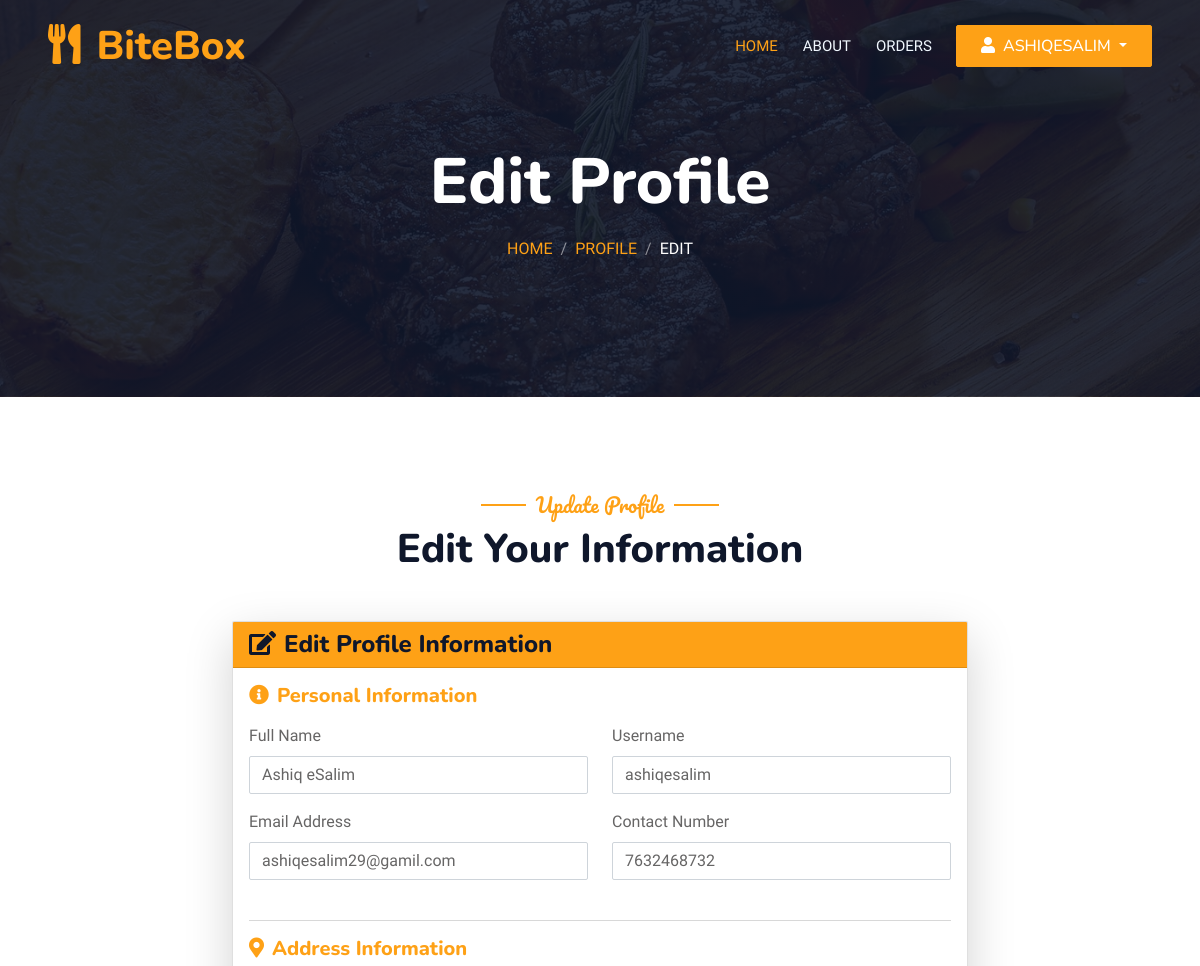
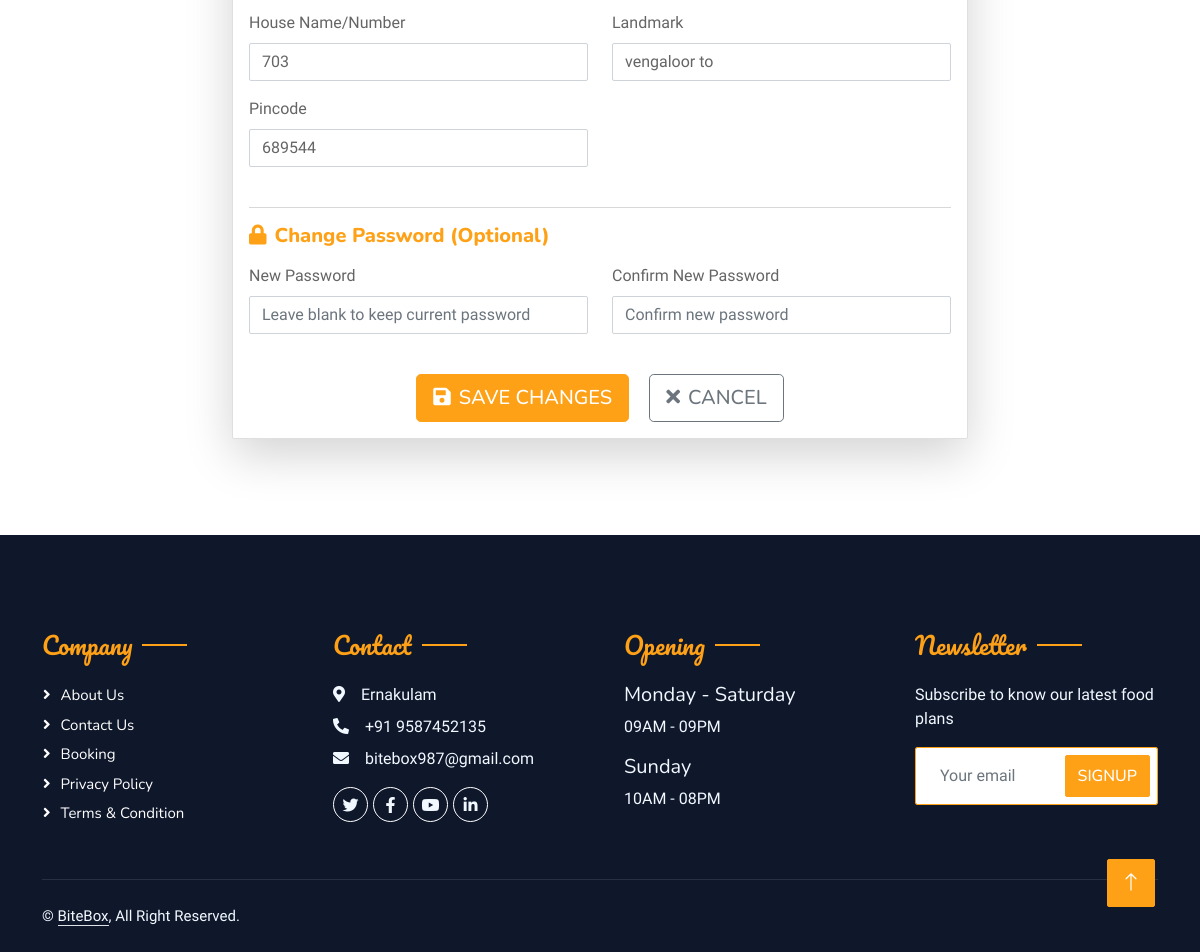
The page /customer/edit_profile.php (signed in) on the database its author committed (2 pictures, top to bottom).
### tables this page shows
CREATE TABLE IF NOT EXISTS `tbl_customer` (
  `customerid` int NOT NULL AUTO_INCREMENT,
  `customername` varchar(30) NOT NULL,
  `locationid` int NOT NULL,
  `contactno` bigint NOT NULL,
  `email` varchar(25) NOT NULL,
  `username` varchar(15) NOT NULL,
  `password` varchar(10) NOT NULL,
  `housename` varchar(15) NOT NULL,
  `pincode` varchar(10) NOT NULL,
  `landmark` varchar(12) NOT NULL,
  PRIMARY KEY (`customerid`)
);

### dboperation.php (called while the page is built, shortened)
<?php
class dboperation
{
    public $con,$res;
    function __construct()
    {
        $this->con=mysqli_connect("localhost","root","","db_bitebox");
    }
    public function executequery($sql)
    {
        $this->res=mysqli_query($this->con,$sql);
        return $this->res;
    }
}
?>

### customer/edit_profile.php (the view, shortened to what this page needs)
<?php
include 'header.php';
include_once("../dboperation.php");
$obj = new dboperation();
$customerid = $_SESSION["customerid"];
$sqlquery = "SELECT * FROM tbl_customer WHERE customerid = '$customerid'";
$result = $obj->executequery($sqlquery);
$customer = mysqli_fetch_array($result);
?>
            <div class="container-xxl py-5 bg-dark hero-header mb-5">
                <div class="container text-center my-5 pt-5 pb-4">
                    <h1 class="display-3 text-white mb-3 animated slideInDown">Edit Profile</h1>
                    <nav aria-label="breadcrumb">
                        <ol class="breadcrumb justify-content-center text-uppercase">
                            <li class="breadcrumb-item"><a href="index.php">Home</a></li>
                            <li class="breadcrumb-item"><a href="profile.php">Profile</a></li>
                            <li class="breadcrumb-item text-white active" aria-current="page">Edit</li>
                        </ol>
                    </nav>
                </div>
            </div>
        </div>
        <div class="container-xxl py-5">
            <div class="container">
                <div class="text-center wow fadeInUp" data-wow-delay="0.1s">
                    <h5 class="section-title ff-secondary text-center text-primary fw-normal">Update Profile</h5>
                    <h1 class="mb-5">Edit Your Information</h1>
                </div>
                <div class="row justify-content-center">
                    <div class="col-lg-8">
                        <div class="card shadow-lg">
                            <div class="card-header bg-primary text-white">
                                <h4 class="mb-0">
                                    <i class="fa fa-edit me-2"></i>Edit Profile Information
                                </h4>
                            </div>
                            <div class="card-body">
                                <form action="edit_profile_action.php" method="POST">
                                    <div class="row mb-4">
                                        <div class="col-12">
                                            <h5 class="text-primary mb-3">
                                                <i class="fa fa-info-circle me-2"></i>Personal Information
                                            </h5>
                                        </div>
                                        <div class="col-md-6 mb-3">
                                            <label for="customername" class="form-label">Full Name</label>
                                            <input type="text" class="form-control" id="customername" name="customername"
                                                   value="<?php echo $customer['customername']; ?>" required>
                                        </div>
                                        <div class="col-md-6 mb-3">
                                            <label for="username" class="form-label">Username</label>
                                            <input type="text" class="form-control" id="username" name="username"
                                                   value="<?php echo $customer['username']; ?>" required>
                                        </div>
                                        <div class="col-md-6 mb-3">
                                            <label for="email" class="form-label">Email Address</label>
                                            <input type="email" class="form-control" id="email" name="email"
                                                   value="<?php echo $customer['email']; ?>" required>
                                        </div>
                                        <div class="col-md-6 mb-3">
                                            <label for="contactno" class="form-label">Contact Number</label>
                                            <input type="tel" class="form-control" id="contactno" name="contactno"
                                                   value="<?php echo $customer['contactno']; ?>" required>
                                        </div>
                                    </div>
                                    <hr>
                                    <div class="row mb-4">
                                        <div class="col-12">
                                            <h5 class="text-primary mb-3">
                                                <i class="fa fa-map-marker-alt me-2"></i>Address Information
                                            </h5>
                                        </div>
                                        <div class="col-md-6 mb-3">
                                            <label for="housename" class="form-label">House Name/Number</label>
                                            <input type="text" class="form-control" id="housename" name="housename"
                                                   value="<?php echo $customer['housename']; ?>" required>
                                        </div>
                                        <div class="col-md-6 mb-3">
                                            <label for="landmark" class="form-label">Landmark</label>
                                            <input type="text" class="form-control" id="landmark" name="landmark"
                                                   value="<?php echo $customer['landmark']; ?>" required>
                                        </div>
                                        <div class="col-md-6 mb-3">
                                            <label for="pincode" class="form-label">Pincode</label>
                                            <input type="text" class="form-control" id="pincode" name="pincode"
                                                   value="<?php echo $customer['pincode']; ?>" required>
                                        </div>
                                    </div>
                                    <hr>
                                    <div class="row mb-4">
                                        <div class="col-12">
                                            <h5 class="text-primary mb-3">
                                                <i class="fa fa-lock me-2"></i>Change Password (Optional)
                                            </h5>
                                        </div>
                                        <div class="col-md-6 mb-3">
                                            <label for="password" class="form-label">New Password</label>
                                            <input type="password" class="form-control" id="password" name="password"
                                                   placeholder="Leave blank to keep current password">
                                        </div>
                                        <div class="col-md-6 mb-3">
                                            <label for="confirm_password" class="form-label">Confirm New Password</label>
                                            <input type="password" class="form-control" id="confirm_password" name="confirm_password"
                                                   placeholder="Confirm new password">
                                        </div>
                                    </div>
                                    <div class="row">
                                        <div class="col-12 text-center">
                                            <button type="submit" class="btn btn-primary btn-lg me-3">
                                                <i class="fa fa-save me-2"></i>Save Changes
                                            </button>
                                            <a href="profile.php" class="btn btn-outline-secondary btn-lg">
                                                <i class="fa fa-times me-2"></i>Cancel
                                            </a>
                                        </div>
                                    </div>
                                </form>
                            </div>
                        </div>
                    </div>
                </div>
            </div>
        </div>
<?php include 'footer.php'; ?>

### customer/css/style.css (style rules this page uses)
:root { --primary: #FEA116; --light: #F1F8FF; --dark: #0F172B; }
.ff-secondary { font-family: 'Pacifico', cursive; }
.btn { font-family: 'Nunito', sans-serif; font-weight: 500; text-transform: uppercase; transition: .5s; }
.btn.btn-primary, .btn.btn-secondary { color: #FFFFFF; }
.hero-header { background: linear-gradient(rgba(15, 23, 43, .9), rgba(15, 23, 43, .9)), url(../img/bg-hero.jpg); background-position: center center; background-repeat: no-repeat; background-size: cover; }
.breadcrumb-item + .breadcrumb-item::before { color: rgba(255, 255, 255, .5); }
.section-title { position: relative; display: inline-block; }
.section-title::before { position: absolute; content: ""; width: 45px; height: 2px; top: 50%; left: -55px; margin-top: -1px; background: var(--primary); }
.section-title::after { position: absolute; content: ""; width: 45px; height: 2px; top: 50%; right: -55px; margin-top: -1px; background: var(--primary); }

### rows shown on the page
tbl_customer: customername "Ashiq eSalim", username "ashiqesalim", email "ashiqesalim29@gamil.com", contactno "7632468732", housename "703", landmark "vengaloor to", pincode "689544"

### other values the page prints
$_SESSION["username"] "ASHIQESALIM"
